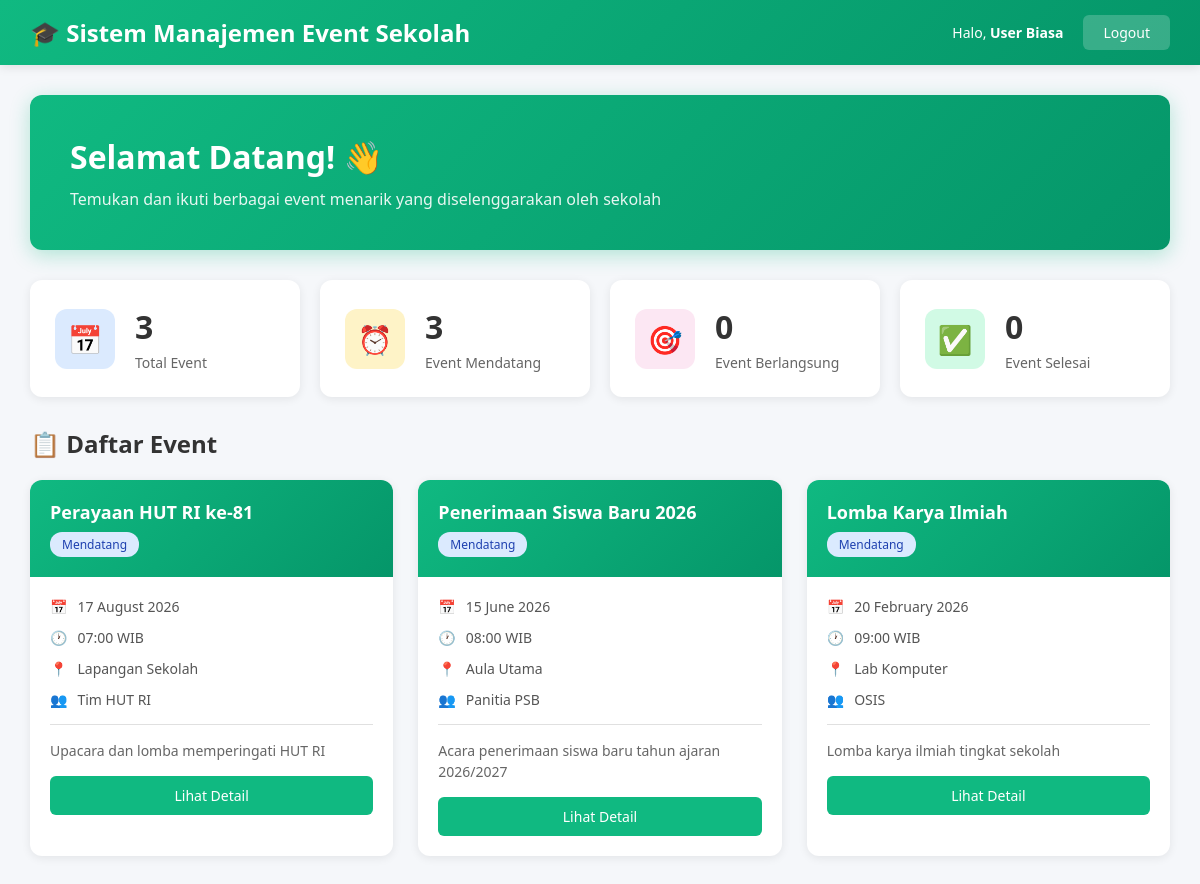
The page /user/dashboard.php (signed in) on the database its author committed.
### tables this page shows
CREATE TABLE events (
    id INT AUTO_INCREMENT PRIMARY KEY,
    nama_event VARCHAR(200) NOT NULL,
    tanggal DATE NOT NULL,
    waktu TIME NOT NULL,
    lokasi VARCHAR(200) NOT NULL,
    deskripsi TEXT,
    penyelenggara VARCHAR(100),
    status ENUM('upcoming', 'ongoing', 'completed') DEFAULT 'upcoming',
    created_by INT,
    created_at TIMESTAMP DEFAULT CURRENT_TIMESTAMP,
    updated_at TIMESTAMP DEFAULT CURRENT_TIMESTAMP ON UPDATE CURRENT_TIMESTAMP,
    FOREIGN KEY (created_by) REFERENCES users(id) ON DELETE SET NULL
);

### user/dashboard.php (the view, shortened to what this page needs)
<?php
require_once '../config.php';
$query = "SELECT e.*, u.nama as creator FROM events e
          LEFT JOIN users u ON e.created_by = u.id
          ORDER BY e.tanggal DESC";
$events = mysqli_query($conn, $query);
$total_events = mysqli_num_rows($events);
$upcoming = mysqli_num_rows(mysqli_query($conn, "SELECT * FROM events WHERE status='upcoming'"));
$ongoing = mysqli_num_rows(mysqli_query($conn, "SELECT * FROM events WHERE status='ongoing'"));
$completed = mysqli_num_rows(mysqli_query($conn, "SELECT * FROM events WHERE status='completed'"));
?>
<!DOCTYPE html>
<html lang="id">
<head>
</head>
<body>
    <nav class="navbar">
        <h1>🎓 Sistem Manajemen Event Sekolah</h1>
        <div class="user-info">
            <span>Halo, <strong><?php echo $_SESSION['nama']; ?></strong></span>
            <a href="../logout.php" class="btn-logout">Logout</a>
        </div>
    </nav>
    <div class="container">
        <div class="welcome-banner">
            <h2>Selamat Datang! 👋</h2>
            <p>Temukan dan ikuti berbagai event menarik yang diselenggarakan oleh sekolah</p>
        </div>
        <div class="stats-grid">
            <div class="stat-card">
                <div class="stat-icon" style="background: #dbeafe; color: #1e40af;">📅</div>
                <div class="stat-info">
                    <h3><?php echo $total_events; ?></h3>
                    <p>Total Event</p>
                </div>
            </div>
            <div class="stat-card">
                <div class="stat-icon" style="background: #fef3c7; color: #92400e;">⏰</div>
                <div class="stat-info">
                    <h3><?php echo $upcoming; ?></h3>
                    <p>Event Mendatang</p>
                </div>
            </div>
            <div class="stat-card">
                <div class="stat-icon" style="background: #fce7f3; color: #9f1239;">🎯</div>
                <div class="stat-info">
                    <h3><?php echo $ongoing; ?></h3>
                    <p>Event Berlangsung</p>
                </div>
            </div>
            <div class="stat-card">
                <div class="stat-icon" style="background: #d1fae5; color: #065f46;">✅</div>
                <div class="stat-info">
                    <h3><?php echo $completed; ?></h3>
                    <p>Event Selesai</p>
                </div>
            </div>
        </div>
        <div class="events-section">
            <div class="section-header">
                <h2>📋 Daftar Event</h2>
            </div>
            <div class="events-grid">
                <?php
                mysqli_data_seek($events, 0);
                while ($event = mysqli_fetch_assoc($events)):
                ?>
                <div class="event-card">
                    <div class="event-header">
                        <h3><?php echo htmlspecialchars($event['nama_event']); ?></h3>
                        <?php
                        $badge_class = 'badge-' . $event['status'];
                        $status_text = [
                            'upcoming' => 'Mendatang',
                            'ongoing' => 'Berlangsung',
                            'completed' => 'Selesai'
                        ];
                        ?>
                        <span class="badge <?php echo $badge_class; ?>">
                            <?php echo $status_text[$event['status']]; ?>
                        </span>
                    </div>
                    <div class="event-body">
                        <div class="event-info">
                            <span>📅</span>
                            <span><?php echo date('d F Y', strtotime($event['tanggal'])); ?></span>
                        </div>
                        <div class="event-info">
                            <span>🕐</span>
                            <span><?php echo date('H:i', strtotime($event['waktu'])); ?> WIB</span>
                        </div>
                        <div class="event-info">
                            <span>📍</span>
                            <span><?php echo htmlspecialchars($event['lokasi']); ?></span>
                        </div>
                        <div class="event-info">
                            <span>👥</span>
                            <span><?php echo htmlspecialchars($event['penyelenggara']); ?></span>
                        </div>
                        <?php if ($event['deskripsi']): ?>
                        <div class="event-description">
                            <?php
                            $desc = htmlspecialchars($event['deskripsi']);
                            echo strlen($desc) > 100 ? substr($desc, 0, 100) . '...' : $desc;
                            ?>
                        </div>
                        <?php endif; ?>
                        <a href="view_event.php?id=<?php echo $event['id']; ?>" class="btn-detail">Lihat Detail</a>
                    </div>
                </div>
                <?php endwhile; ?>
            </div>
        </div>
    </div>
</body>
</html>

### user/dashboard.php (style rules this page uses)
* { margin: 0; padding: 0; box-sizing: border-box; }
body { font-family: 'Segoe UI', Tahoma, Geneva, Verdana, sans-serif; background: #f5f7fa; }
.navbar { background: linear-gradient(135deg, #10b981 0%, #059669 100%); color: white; padding: 15px 30px; display: flex; justify-content: space-between; align-items: center; box-shadow: 0 2px 10px rgba(0,0,0,0.1); }
.navbar h1 { font-size: 24px; }
.navbar .user-info { display: flex; align-items: center; gap: 20px; }
.navbar .user-info span { font-size: 14px; }
.navbar .btn-logout { background: rgba(255,255,255,0.2); color: white; padding: 8px 20px; border-radius: 6px; text-decoration: none; font-size: 14px; transition: background 0.3s; }
.container { max-width: 1400px; margin: 0 auto; padding: 30px; }
.welcome-banner { background: linear-gradient(135deg, #10b981 0%, #059669 100%); color: white; padding: 40px; border-radius: 12px; margin-bottom: 30px; box-shadow: 0 5px 20px rgba(16, 185, 129, 0.3); }
.welcome-banner h2 { font-size: 32px; margin-bottom: 10px; }
.welcome-banner p { font-size: 16px; opacity: 0.9; }
.stats-grid { display: grid; grid-template-columns: repeat(auto-fit, minmax(250px, 1fr)); gap: 20px; margin-bottom: 30px; }
.stat-card { background: white; padding: 25px; border-radius: 12px; box-shadow: 0 2px 10px rgba(0,0,0,0.08); display: flex; align-items: center; gap: 20px; }
.stat-icon { width: 60px; height: 60px; border-radius: 12px; display: flex; align-items: center; justify-content: center; font-size: 28px; }
.stat-info h3 { font-size: 32px; color: #333; margin-bottom: 5px; }
.stat-info p { color: #666; font-size: 14px; }
.events-section { margin-top: 30px; }
.section-header { margin-bottom: 20px; }
.section-header h2 { font-size: 24px; color: #333; }
.events-grid { display: grid; grid-template-columns: repeat(auto-fill, minmax(350px, 1fr)); gap: 25px; }
.event-card { background: white; border-radius: 12px; box-shadow: 0 2px 10px rgba(0,0,0,0.08); overflow: hidden; transition: transform 0.3s, box-shadow 0.3s; }
.event-header { background: linear-gradient(135deg, #10b981 0%, #059669 100%); color: white; padding: 20px; }
.event-header h3 { font-size: 18px; margin-bottom: 8px; }
.event-body { padding: 20px; }
.event-info { display: flex; align-items: center; gap: 10px; margin-bottom: 12px; color: #555; font-size: 14px; }
.event-description { color: #666; font-size: 14px; line-height: 1.5; margin-top: 15px; padding-top: 15px; border-top: 1px solid #e0e0e0; }
.badge { display: inline-block; padding: 4px 12px; border-radius: 12px; font-size: 12px; font-weight: 500; }
.badge-upcoming { background: #dbeafe; color: #1e40af; }
.btn-detail { display: inline-block; width: 100%; padding: 10px; background: #10b981; color: white; text-align: center; text-decoration: none; border-radius: 6px; margin-top: 15px; font-size: 14px; font-weight: 500; transition: background 0.3s; }

### rows shown on the page
events: nama_event "Perayaan HUT RI ke-81", status "Mendatang", tanggal "17 August 2026", waktu "07:00", lokasi "Lapangan Sekolah", penyelenggara "Tim HUT RI", deskripsi "Upacara dan lomba memperingati HUT RI"
events: nama_event "Penerimaan Siswa Baru 2026", status "Mendatang", tanggal "15 June 2026", waktu "08:00", lokasi "Aula Utama", penyelenggara "Panitia PSB", deskripsi "Acara penerimaan siswa baru tahun ajaran 2026/2027"
events: nama_event "Lomba Karya Ilmiah", status "Mendatang", tanggal "20 February 2026", waktu "09:00", lokasi "Lab Komputer", penyelenggara "OSIS", deskripsi "Lomba karya ilmiah tingkat sekolah"

### other values the page prints
$_SESSION['nama'] "User Biasa"
$total_events "3"
$upcoming "3"
$ongoing "0"
$completed "0"
